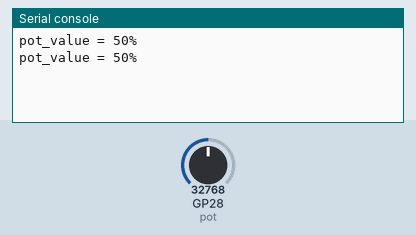
Recording of a program running on a simulated Raspberry Pi Pico running MicroPython. On the bench: the last lines printed to the serial console. Inputs (shaded band) come from the test bench; at power-on: GP28 (pot) = 32768 (analog values on the 0–65535 scale).

Above: at 1.2 s.
1.3 s: GP28 (pot) set to 45874
At 2.6 s:
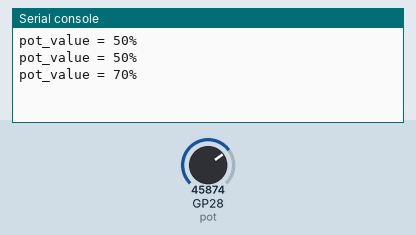
2.8 s: GP28 (pot) set to 57670
At 3.8 s:
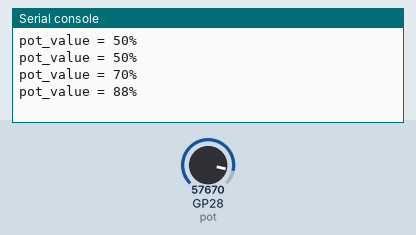
Timing chart, 0 to 5.8 s (numbered marks = the images above; inputs shaded):
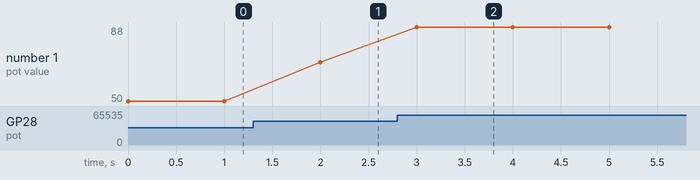

Measured:
- after the input at 1.3 s, the serial console: prints a new line after 0.70 s (image 1)
- after the input at 2.8 s, the serial console: prints a new line after 0.20 s (image 2)
- plotted number 1: 50 → 70 after the input at 1.3 s, 70 → 88 after the input at 2.8 s

The program:

Potentiometer.py
```python
# Potentiometer.py - Use ADC (analog to digital) to convert an
#   output voltage from a potentiometer (range 0.0v - 3.3v) to a
#   digital reading
# ---------------------------------------------------------------

from machine import Pin, ADC
from time import sleep

# Use GPIO28 to read analog output voltage from a potentiometer
pot = ADC(Pin(28))

# Display potentiometer reading
try:
    while True:
        pot_value = pot.read_u16()
        print(f'pot_value = {round((pot_value/65535)*100)}%')
        sleep(1)  # delay between readings

# Catch keyboard interrupt
except KeyboardInterrupt:
    print("\nProgram interrupted by user.")

finally:
    print("Exiting...")
```
